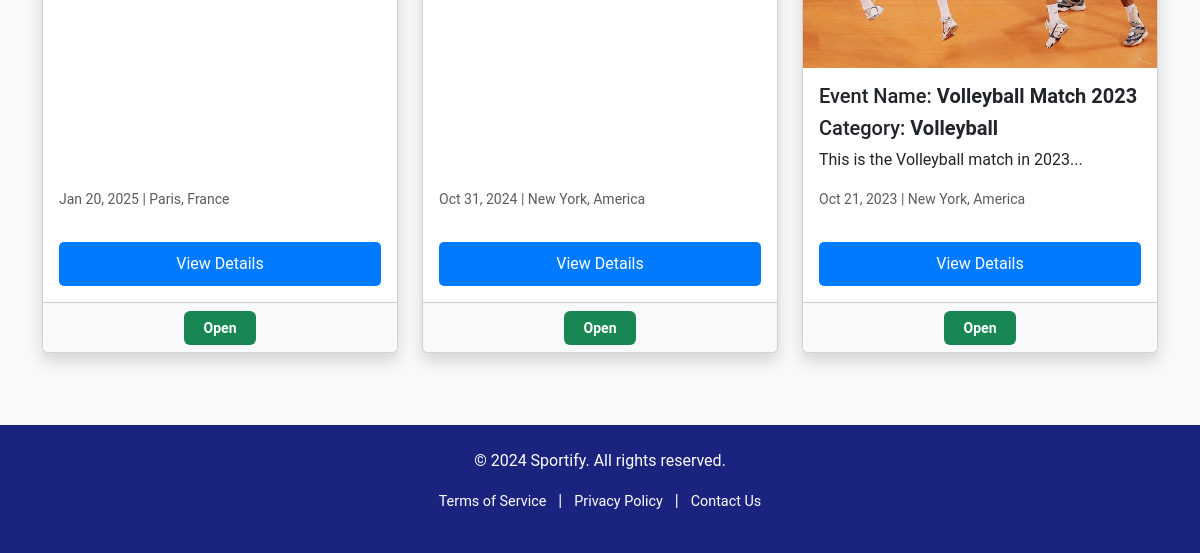
Before: / (lower part) with the older database file.
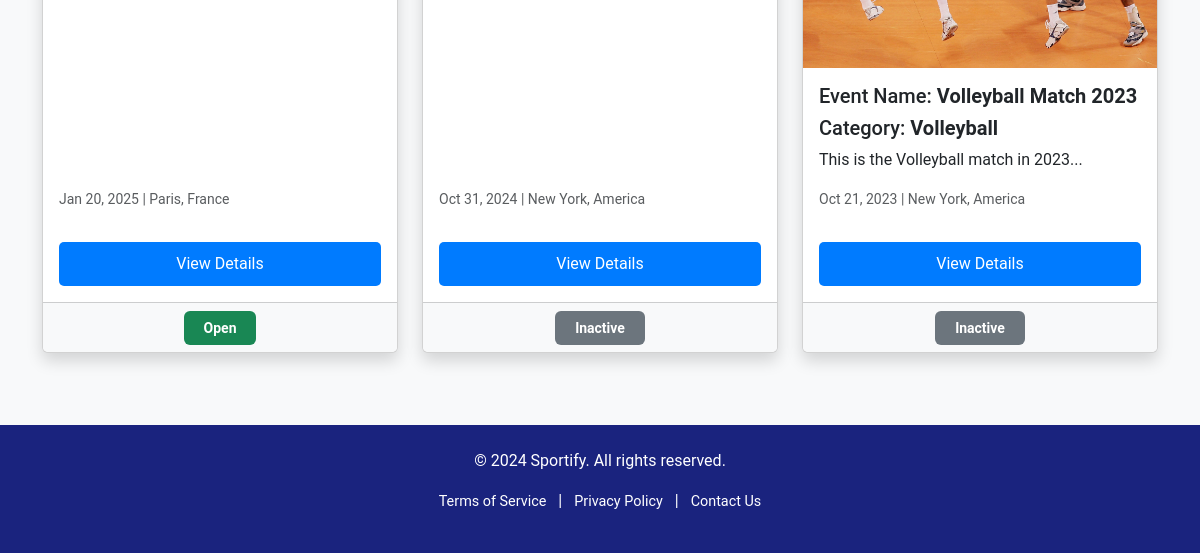
After: the same page with the newer database file.
### website/models.py (models this page shows, shortened)
class Event(db.Model):
    __tablename__ = 'events'
    id = db.Column(db.Integer, primary_key=True)
    name = db.Column(db.String(80), nullable=False)
    description = db.Column(db.Text, nullable=False)
    image = db.Column(db.String(150), nullable=False)  # Store path to the image
    price = db.Column(db.Integer, nullable=False)
    location = db.Column(db.String(150), nullable=False)
    datetime = db.Column(db.DateTime, nullable=False)
    capacity = db.Column(db.Integer, nullable=False)
    category = db.Column(db.String(50), nullable=False)
    status = db.Column(
        Enum(
            'Open', 'Inactive', 'Cancelled','Sold out', name='status of event'
        ),
        default='Open',
        nullable=False)
    user_id = db.Column(db.Integer, db.ForeignKey('users.id'), nullable=False)
    comments = db.relationship('Comment', backref='event', lazy=True)
    order = db.relationship('Order', backref='event', lazy=True)

### website/views.py (the view)
@main_bp.route('/')
def index():
    categories = [
        'soccer', 'basketball', 'tennis', 'cricket', 'swimming', 'athletics',
        'rugby', 'golf', 'cycling', 'boxing', 'martial_arts', 'esports',
        'badminton', 'volleyball', 'baseball', 'hockey', 'gymnastics',
        'motorsport', 'squash', 'table_tennis', 'other'
    ]
    category = request.args.get('category', 'all')
    if category != 'all':
        events = Event.query.filter_by(category=category).all()
    else:
        events = Event.query.all()
    for event in events:
        if event.datetime < datetime.now() and event.status == 'Open':
            event.status = 'Inactive'
            db.session.commit()
    return render_template(
        'index.html',
        events=events,
        categories=categories,
        selected_category=category
    )

### website/templates/index.html (shortened to what this page needs)
{% extends "base.html" %}
{% block content %}
<section id="events" class="container my-5">
    <div class="row">
        {% if events %}
            {% for event in events %}
            <div class="col-md-4 mb-4">
                <div class="card h-100 shadow event-card">
                    <img src="{{ event.image }}" class="card-img-top" alt="{{ event.name }}">
                    <div class="card-body d-flex flex-column">
                        <h5 class="card-title">Event Name: <strong>{{ event.name }}</strong></h5>
                        <h5 class="card-title">Category: <strong>{{ event.category.title() }}</strong></h5>
                        <p class="card-text">{{ event.description[:100] }}...</p>
                        <p class="card-text mt-auto">
                            <small class="text-muted">
                                 {{ event.datetime.strftime('%b %d, %Y') }} |
                                 {{ event.location }}
                            </small>
                        </p>
                        <a href="{{ url_for('event.show', id=event.id) }}"
                           class="btn btn-primary custom-btn mt-3">View Details</a>
                    </div>
                    <div class="card-footer">
                        <span class="badge
                            {% if event.status == 'Open' %}bg-success
                            {% elif event.status == 'Sold Out' %}bg-danger
                            {% elif event.status == 'Cancelled' %}bg-dark
                            {% else %}bg-secondary{% endif %}">
                            {{ event.status }}
                        </span>
                    </div>
                </div>
            </div>
            {% endfor %}
        {% else %}
            <p class="text-center">No events found in this category.</p>
        {% endif %}
    </div>
</section>
{% endblock %}

Changed rows visible on the page:
changed Event "Oct 31, 2024": status "Open" → "Inactive"
changed Event "Volleyball Match 2023": status "Open" → "Inactive"
